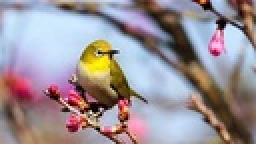
%> input picture DSIP/bird.jpg, 128 x 72 px, shrunk from 286 x 161 before the run (shown 2 times larger)
$ octave dsip10.m   (GNU Octave 9; MATLAB toolbox functions it lacks are replaced by stand-ins)
%> lines starting %> are read from the running program, lines starting %| are printed output that depends on the picture
clc;
clear all;
close all;
dim=imread('bird.jpg');
%> dim is the input picture: size 72x128x3 uint8; mean R, G, B 155, 144.4, 150.6
cim=double(dim);
[r,c]=size(cim);
%> r = 72; c = 384
r1=2*r;
%> r1 = 144
c1=2*c;
%> c1 = 768
pim=zeros((r1),(c1));
kim=zeros((r1),(c1));
for i=1:r
for j=1:c
pim(i,j)=cim(i,j);
end
end
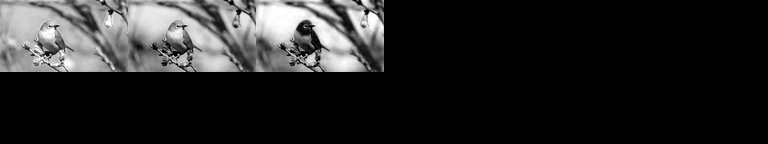
%> pim: size 144x768 double; min 0, max 255, mean 37.5
for i=1:r
for j=1:c
kim(i,j)=pim(i,j)*((-1)^(i+j));
end
end
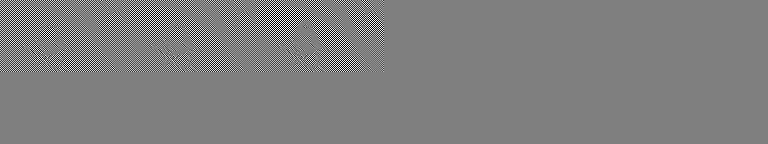
%> kim: size 144x768 double; min -255, max 255, mean 0; drawn with min black and max white
fim=fft2(kim);
n=1;
thresh=10;
gim=glp(fim,thresh);
bim=blpf(fim,thresh,n);
ghim=ghp(fim,thresh);
bhim=bhp(fim,thresh,n);
% him=hbg(fim,thresh);
% him=hbb(fim,thresh,n);
ifim=ifft2(ghim);
for i=1:r1
for j=1:c1
ifim(i,j)=ifim(i,j)*((-1)^(i+j));
end
end
for i=1:r
for j=1:c
rim(i,j)=ifim(i,j);
end
end
rim=real(rim);
rim=uint8(rim);
figure, imshow(rim);

function res = glp(im, thresh)
%> called with thresh = 10
[r,c]=size(im);
%> r = 144; c = 768
d0=thresh;
d=zeros(r,c);
h=zeros(r,c);
for i=1:r
for j=1:c
d(i,j)= sqrt( (i-(r/2))^2 + (j-(c/2))^2);
end
end
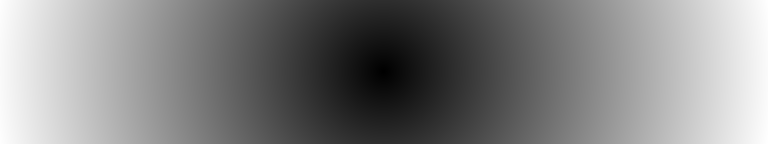
%> d: size 144x768 double; min 0, max 390.7, mean 199.2; drawn with min black and max white
for i=1:r
for j=1:c
h(i,j)=1- exp ( -( (d(i,j)^2)/(2*(d0^2)) ) );
end
end
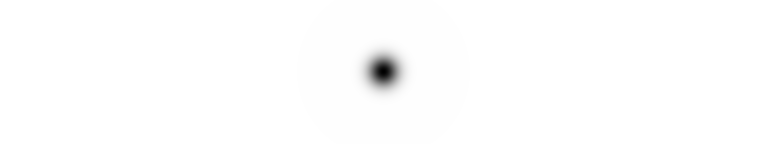
%> h: size 144x768 double; min 0, max 1, mean 0.994
for i=1:r
for j=1:c
res(i,j)=(h(i,j))*im(i,j);
end
end
end

function res = blpf(im,thresh,n)
%> called with thresh = 10, n = 1
[r,c]=size(im);
d0=thresh; d=zeros(r,c);
h=zeros(r,c);
for i=1:r
for j=1:c
d(i,j)= sqrt( (i-(r/2))^2 + (j-(c/2))^2);
end
end
for i=1:r
for j=1:c
h(i,j)= 1 / (1+ (d(i,j)/d0)^(2*n) ) ;
end
end
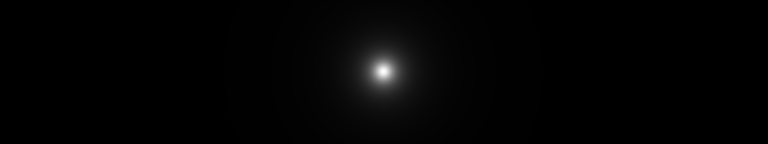
%> h: size 144x768 double; min 0.000655, max 1, mean 0.0145
for i=1:r
for j=1:c
res(i,j)=(h(i,j))*im(i,j);
end
end
end

function res = ghp(im,thresh)
%> called with thresh = 10
[r,c]=size(im);
d0=thresh;
d=zeros(r,c);
h=zeros(r,c);
for i=1:r
for j=1:c
d(i,j)= sqrt( (i-(r/2))^2 + (j-(c/2))^2);
end
end
A=1.75;
for i=1:r
for j=1:c
h(i,j)= 1-exp ( -( (d(i,j)^2)/(2*(d0^2)) ) );
h(i,j)=(A-1)+h(i,j);
end
end
for i=1:r
for j=1:c
res(i,j)=(h(i,j))*im(i,j);
end
end
end

function res = bhp(im,thresh,n)
%> called with thresh = 10, n = 1
[r,c]=size(im);
d0=thresh;
d=zeros(r,c);
h=zeros(r,c);
A=1.75;
for i=1:r
for j=1:c
d(i,j)= sqrt( (i-(r/2))^2 + (j-(c/2))^2);
end
end
for i=1:r
for j=1:c
h(i,j)= 1 / (1+ (d0/d(i,j))^(2*n) ) ;
h(i,j)=(A-1)+h(i,j);
end
end
for i=1:r
for j=1:c
res(i,j)=(h(i,j))*im(i,j);
end
end
%> `rim=real(rim);`:
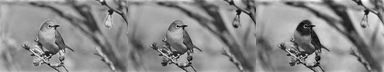
%> rim: size 72x384 double; min -173.5, max 368.7, mean 121; drawn with min black and max white
%> `rim=uint8(rim);`:
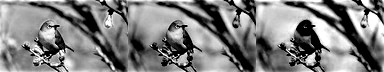
%> rim: size 72x384 uint8; min 0, max 255, mean 126.4
end
